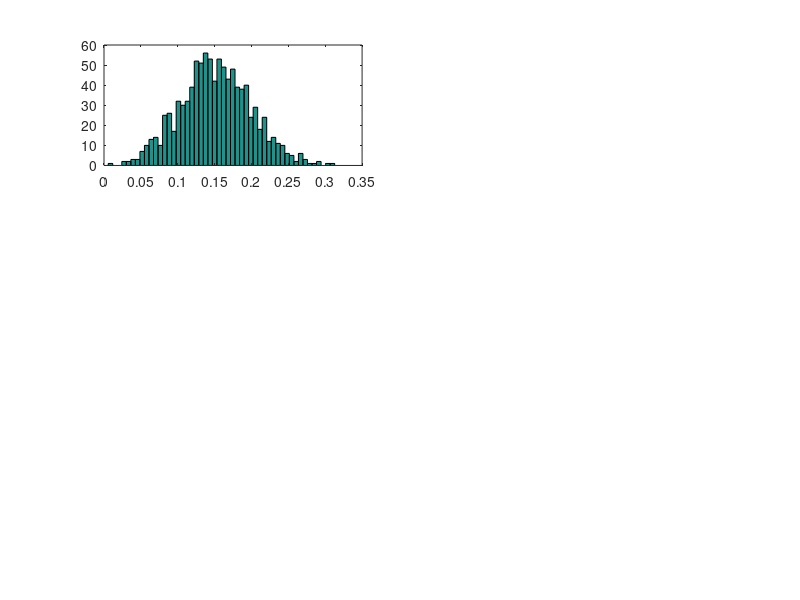

The MATLAB script that drew this image: (Note: this script raises an error after producing the figure.)
%% DGP 
clc
clear
rng(37073);

Tob     = 800; % total observation
mu      = 0.2;
phi     = 0.9;
sigma2  = 1.2;

y = zeros(Tob,1);
for t = 2:Tob
    y(t) = mu + phi * y(t-1) + sqrt(sigma2)*randn(1);
end

%plot(y);
%% Gibbs sampling
% model representation
T   = Tob - 1;
X   = [ones(T, 1), y(1:Tob-1)];
Y   = y(2:end);


iter    = 30000;
burn    = iter - 1000;

% prior for beta = [mu; phi]: N(beta0, beta_s0)
beta0   = zeros(2,1);
beta_s0 = eye(2);

% prior for sigma2: IG(0.5v0, 0.5delta0) 
v0      = 1;
delta0  = 0.1;

% starting values
b0      = inv(X'*X)*X'*Y;
Sigma2  = (Y - X*b0)'*(Y - X*b0)/(T - 2);

% memory reservation
Betas   = zeros(1000, 2);
Sigma2s = zeros(1000, 1);

for i = 1:iter
    % 1. beta|sigma2 
    beta1   = inv(inv(beta_s0) + (1/Sigma2) * X'*X) * (inv(beta_s0) * beta0 + (1/Sigma2) * X'*Y);
    beta_s1 = inv(inv(beta_s0) + (1/Sigma2) * X'*X);
    
    % draw under stationarity-restriction
    foo     = 0;
    while foo == 0
        Beta    = beta1 + chol(beta_s1)'*randn(2,1);
        if abs(Beta(2)) < 1
            foo = 1;
        end
    end
    
    % 2. sigma2|beta
    v1      = v0 + T;
    delta1  = delta0 + (Y - X*Beta)'*(Y - X*Beta);
    
    % draw
    faa     = randn(v1, 1);
    Sigma2  = delta1 / (faa' * faa);
    
    % store the results
    if i > burn
        Betas(i-burn,:)   = Beta';
        Sigma2s(i-burn,:) = Sigma2;
    end
    
end

%% print and plot
[mu phi]
median(Betas)
prctile(Betas, [5, 95])

sigma2
median(Sigma2s)
prctile(Sigma2s, [5, 95])


subplot(3,2,1);
hist(Betas(:,1), 50);
title("intercept (true: " + mu + " )");
subplot(3,2,2);
plot(Betas(:,1));
xlabel("Iter");
title("intercept (true: " + mu + " )");
subplot(3,2,3);
hist(Betas(:,2), 50);
title("AR coeff (true: " + phi + " )");
subplot(3,2,4);
plot(Betas(:,2));
xlabel("Iter");
title("AR coeff (true: " + phi + " )");
subplot(3,2,5);
hist(Sigma2s, 50);
title("Fehlervarianz (true: " + sigma2 + " )");
subplot(3,2,6);
plot(Sigma2s);
xlabel("Iter");
title("Fehlervarianz (true: " + sigma2 + " )");


